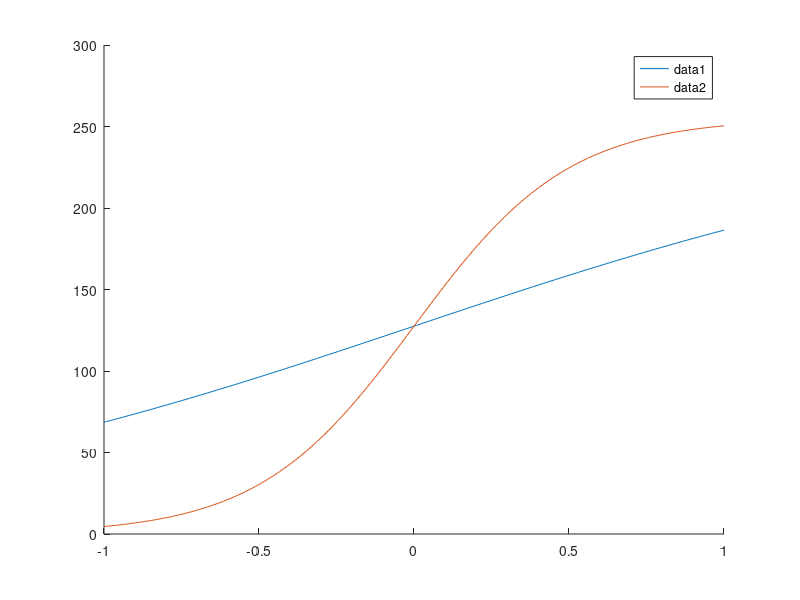

Recreate this plot in MATLAB.
close all, clear all, clc; 

x = linspace(-1,1,255);
f_x = 255 ./(1 + exp(-1 * (x )*1));
g_x = 255 ./(1 + exp(-1 * (x )*4));
h_x = (-255 ./(1 + exp(-1 * (x )*4))+255);
hold on 
plot(x,f_x)
plot(x,g_x)
%plot(x,h_x)
legend()
hold off